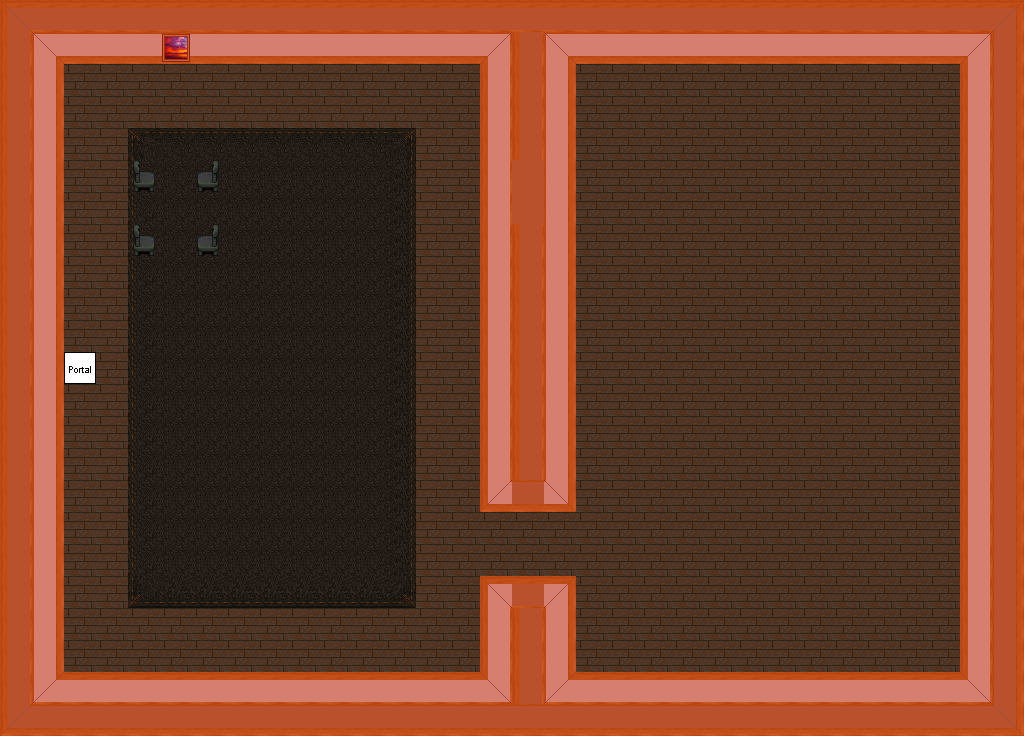

Rendered tile map (Tiled .tmx) drawn with the repository's tilesets; below, a short description and the map source with its tile grids summarised:
An orthogonal 32x23 tile map with 32x32 px tiles, 6 tile layers (0_floor, 1_terrain, 2_object, 3_roof, ...), 1 hidden layer not drawn, 10 tilesets and 1 object (mapchange).

<map version="1.9" tiledversion="1.9.2" orientation="orthogonal" renderorder="right-down" width="32" height="23" tilewidth="32" tileheight="32" infinite="0" nextlayerid="8" nextobjectid="1">
 <tileset firstgid="1" name="wallpapers" tilewidth="32" tileheight="32" tilecount="25" columns="5">
  <image source="../../tileset/building/wall/wallpapers.png" width="160" height="160" />
 </tileset>
 <tileset firstgid="26" name="wood_trim" tilewidth="32" tileheight="32" tilecount="50" columns="10">
  <image source="../../tileset/building/wall/wood_trim.png" width="320" height="160" />
 </tileset>
 <tileset firstgid="76" name="floor_tiles" tilewidth="32" tileheight="32" tilecount="9" columns="3">
  <image source="../../tileset/ground/indoor/floor_tiles.png" width="96" height="96" />
 </tileset>
 <tileset firstgid="85" name="logic/portal" tilewidth="32" tileheight="32" tilecount="24" columns="8">
  <image source="../../tileset/logic/portal.png" width="256" height="96" />
 </tileset>
 <tileset firstgid="109" name="logic/protection" tilewidth="32" tileheight="32" tilecount="2" columns="2">
  <image source="../../tileset/logic/protection.png" width="64" height="32" />
 </tileset>
 <tileset firstgid="111" name="logic/collision" tilewidth="32" tileheight="32" tilecount="1" columns="1">
  <image source="../../tileset/logic/collision.png" width="32" height="32" />
 </tileset>
 <tileset firstgid="112" name="carpet/brown_rug3" tilewidth="32" tileheight="32" tilecount="9" columns="3">
  <image source="../../tileset/furniture/carpet/brown_rug3.png" width="96" height="96" />
 </tileset>
 <tileset firstgid="121" name="chair/greenish_grey" tilewidth="32" tileheight="32" tilecount="4" columns="2">
  <image source="../../tileset/furniture/chair/greenish_grey.png" width="64" height="64" />
 </tileset>
 <tileset firstgid="125" name="picture/small" tilewidth="32" tileheight="32" tilecount="3" columns="3">
  <image source="../../tileset/furniture/picture/small.png" width="96" height="32" />
 </tileset>
 <tileset firstgid="128" name="stairs" tilewidth="32" tileheight="32" tilecount="12" columns="2">
  <image source="../../tileset/building/stairs/stairs.png" width="64" height="192" />
 </tileset>
 <layer id="1" name="0_floor" width="32" height="23">
  <data>[736 cells, 736 non-empty, 12 distinct tile ids]</data>
 </layer>
 <layer id="2" name="1_terrain" width="32" height="23">
  <data>[736 cells, 258 non-empty, 18 distinct tile ids]</data>
 </layer>
 <layer id="3" name="2_object" width="32" height="23">
  <data>[736 cells, 1 non-empty, 1 distinct tile ids]</data>
 </layer>
 <layer id="4" name="3_roof" width="32" height="23">
  <data>[736 cells, 0 non-empty, 0 distinct tile ids]</data>
 </layer>
 <layer id="5" name="objects" width="32" height="23">
  <data>[736 cells, 1 non-empty, 1 distinct tile ids]</data>
 </layer>
 <layer id="6" name="collision" width="32" height="23" opacity="0.3">
  <data>[736 cells, 255 non-empty, 1 distinct tile ids]</data>
 </layer>
 <layer id="7" name="protection" width="32" height="23" visible="0" opacity="0.29">
  <data>[736 cells, 534 non-empty, 1 distinct tile ids]</data>
 </layer>
 <objectgroup name="Mapevents">
  <object name="stairs_up" type="mapchange" id="1" x="64" y="352" width="32" height="32">
   <properties>
    <property name="map" value="int_breland_house_x0_y0" />
    <property name="place" value="stairs_down" />
   </properties>
  </object>
 </objectgroup>
</map>
